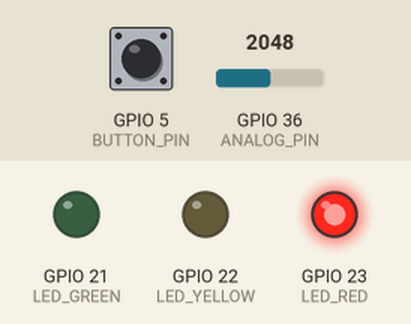
A sketch run on a simulated ESP32. Shown: output pins drawn as LEDs (lit = HIGH). Dashed ring = blinking. The test bench sets the inputs (shaded band); at power-on: GPIO 5 (BUTTON_PIN) HIGH, GPIO 36 (ANALOG_PIN) = 2048. WiFi joins after 1.5 s; servers stay silent unless stated.

Above: at 3.2 s.
3.3 s: GPIO 5 (BUTTON_PIN) pulled LOW for 1 s
At 3.75 s:
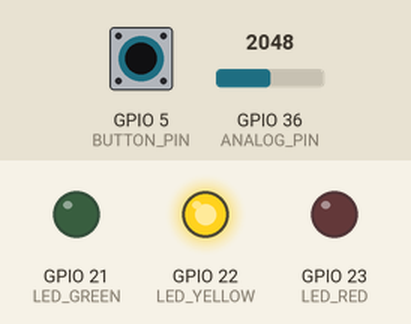
6.3 s: GPIO 36 (ANALOG_PIN) set to 685
9.3 s: GPIO 36 (ANALOG_PIN) set to 556
10.8 s: GPIO 36 (ANALOG_PIN) set to 1228
At 13.7 s:
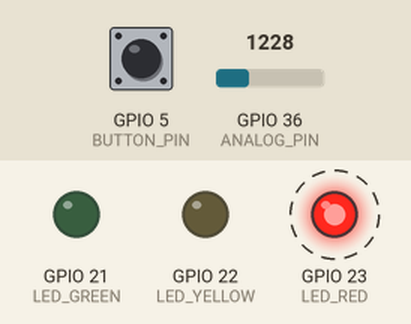
13.8 s: GPIO 36 (ANALOG_PIN) set to 491
At 14.9 s:
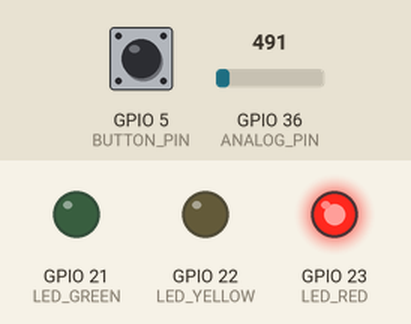
Timing chart, 0 to 16.3 s (numbered marks = the images above; inputs shaded):
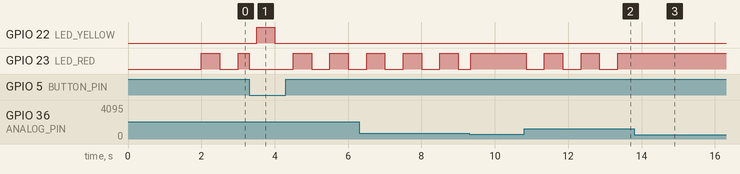

Measured:
- after the input at 3.3 s, GPIO 22 (LED_YELLOW): LOW → HIGH after 0.20 s, → LOW 0.50 s later
- after the input at 10.8 s, GPIO 23 (LED_RED): alternates HIGH for 0.50 s and LOW for 0.50 s, starting after 0.05 s
- after the input at 13.8 s, GPIO 23 (LED_RED): stops changing and stays HIGH
- by itself, GPIO 23 (LED_RED): alternates HIGH for 0.50 s and LOW for 0.50 s

The sketch:

sketch_feb5b.ino
```cpp
#include <WiFi.h>
#include <WebServer.h>
#include <ArduinoJson.h>

// Configurações WiFi
const char* ssid = "SUA_REDE";
const char* password = "SENHA";

// Definição dos pinos
#define BUTTON_PIN 5
#define ANALOG_PIN 36
#define LED_GREEN 21
#define LED_YELLOW 22
#define LED_RED 23

WebServer server(80);

// Variáveis de estado
float voltage = 0.0;
bool charging = false;
unsigned long lastUpdate = 0;
unsigned long lastBlink = 0;

// HTML + JavaScript
const char HTML[] PROGMEM = R"rawliteral(
<!DOCTYPE html>
<html>
<head>
    <title>Monitor RC</title>
    <script src="https://cdn.jsdelivr.net/npm/chart.js"></script>
</head>
<body>
    <h1>Tensão do Capacitor: <span id="voltage">0.00</span> V</h1>
    <canvas id="myChart" width="400" height="200"></canvas>
    <script>
        const ctx = document.getElementById('myChart').getContext('2d');
        const chart = new Chart(ctx, {
            type: 'line',
            data: {
                labels: [],
                datasets: [{
                    label: 'Tensão (V)',
                    data: [],
                    borderColor: 'rgba(75, 192, 192, 1)',
                    tension: 0.1
                }]
            }
        });

        setInterval(async () => {
            const response = await fetch('/data');
            const data = await response.json();

            document.getElementById('voltage').textContent = data.voltage.toFixed(2);

            chart.data.labels.push('');
            chart.data.datasets[0].data.push(data.voltage);

            if (chart.data.labels.length > 20) {
                chart.data.labels.shift();
                chart.data.datasets[0].data.shift();
            }

            chart.update();
        }, 100);
    </script>
</body>
</html>
)rawliteral";

void handleRoot() {
    server.send(200, "text/html", HTML);
}

void handleData() {
    DynamicJsonDocument doc(128);
    doc["voltage"] = voltage;
    String json;
    serializeJson(doc, json);
    server.send(200, "application/json", json);
}

void updateLEDs() {
    unsigned long now = millis();

    if (charging) {
        if (voltage >= 3.0) {
            digitalWrite(LED_GREEN, HIGH);
            digitalWrite(LED_YELLOW, LOW);
        } else {
            if (now - lastBlink >= 500) {
                digitalWrite(LED_YELLOW, !digitalRead(LED_YELLOW));
                lastBlink = now;
            }
        }
        digitalWrite(LED_RED, LOW);
    } else {
        if (voltage <= 0.5) {
            digitalWrite(LED_RED, HIGH);
        } else {
            if (now - lastBlink >= 500) {
                digitalWrite(LED_RED, !digitalRead(LED_RED));
                lastBlink = now;
            }
        }
        digitalWrite(LED_GREEN, LOW);
        digitalWrite(LED_YELLOW, LOW);
    }
}

void setup() {
    // Configuração dos pinos
    pinMode(BUTTON_PIN, INPUT_PULLUP);
    pinMode(LED_GREEN, OUTPUT);
    pinMode(LED_YELLOW, OUTPUT);
    pinMode(LED_RED, OUTPUT);

    // Inicialização WiFi
    WiFi.begin(ssid, password);
    while (WiFi.status() != WL_CONNECTED) delay(1000);

    // Configuração do servidor
    server.on("/", handleRoot);
    server.on("/data", handleData);
    server.begin();
}

void loop() {
    server.handleClient();

    // Leitura do botão com debounce
    charging = !digitalRead(BUTTON_PIN);

    // Atualização da tensão
    if (millis() - lastUpdate >= 50) {
        voltage = analogRead(ANALOG_PIN) * 3.3 / 4095.0;
        lastUpdate = millis();
    }

    // Controle dos LEDs
    updateLEDs();
}
```
